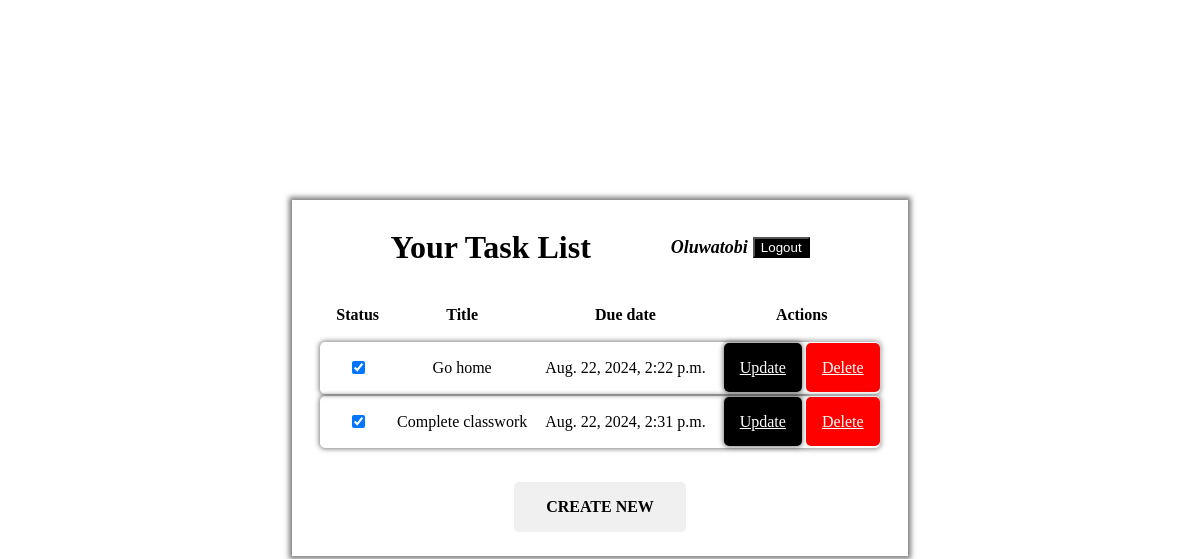
The app's page /task_list (signed in) with its own data.
### todo_app/models.py (models this page shows)
class Task(models.Model):
    title = models.CharField(max_length = 200)
    complete = models.BooleanField(default= False)
    created = models.DateTimeField(auto_now_add= True)
    due_date = models.DateTimeField(blank=True, null=True)
    created_by = models.ForeignKey(User, related_name= 'created_tasks', on_delete=models.SET_NULL, null=True, blank=True)
    assigned_to = models.ForeignKey(User, related_name= 'assigned_tasks', on_delete=models.SET_NULL, null=True, blank=True)
    class Meta:
        permissions = [('can_edit_task', 'Can_edit_task'),
                       ('can_delete_user', 'Can_delete_task')]

### todo_app/views.py (the view, shortened to what this page needs)
# urls.py: path('task_list', views.TaskList.as_view(), name='task_list'),
class TaskList(ListView):
    model = Task, User
    template_name = 'task_list.html'
    context_object_name = 'tasks'
    success_url = 'task_list'
    def get_queryset(self):
        usr = self.request.user
        return (Task.objects.filter(created_by = usr) or Task.objects.filter(assigned_to = usr).distinct()).order_by('created')

### templates/task_list.html (shortened to what this page needs)
<!DOCTYPE html>
<html lang="en">
<head>
</head>
<body>
    <main>
        <header>
            <h1>Your Task List</h1>
            <div>
                <p class="username">{{ user.username }}</p>
                <form action="{% url 'logout' %}" method="post">
                    <button type="submit">Logout</button>
                </form>
            </div>
        </header>
        <table>
            <thead>
                <tr>
                    <th>Status</th>
                    <th>Title</th>
                    <th>Due date</th>
                    <th>Actions</th>
                </tr>
            </thead>
            <tbody>
                {% for task in tasks %}
                <tr class="body-tag">
                    <td><input type="checkbox" {% if task.complete %}checked{% endif %}></td>
                    <td>{{task.title}}</td>
                    <td>{{task.due_date}}</td>
                    <td>
                        <a href="{% url 'update_task' task.id %}" class="update">Update</a>
                        <a href="{% url 'delete_task' task.pk %}" class="delete">Delete</a>
                    </td>
                </tr>
                {% endfor %}
            </tbody>
        </table>
        <a href="{% url 'create_task' %}" class="create">CREATE NEW</a>
    </main>
</body>
</html>

### templates/task_list.html (style rules this page uses)
main { width: 50vw; box-shadow: 0 0 5px 3px rgba(0, 0, 0, 0.5); margin: auto; margin-top: 25vh; padding: 0.5rem; text-align: center; }
header { display: flex; align-items: center; justify-content: center; gap: 5rem; }
.username { font-size: large; font-style: italic; font-weight: 600; }
button { background-color: black; color: white; }
div { display: flex; align-items: center; gap: 5px; }
table { margin: auto; margin-bottom: 1rem; }
.body-tag { border-radius: 5px; box-shadow: 0 0 5px 1px rgba(0, 0, 0, 0.5); margin-bottom: 1rem; }
th, td { text-align: center; padding: 1rem 0 1rem 1rem; column-gap: normal; }
.update { background-color: black; color: white; padding: 1rem; border-radius: 5px; box-shadow: 0 0 5px 1px rgba(0, 0, 0, 0.5); }
.delete { background-color: red; color: white; padding: 1rem; border-radius: 5px; box-shadow: 0 0 5px 1px rgba(255, 255, 255, 0.5); }
a.create { width: fit-content; height: fit-content; font-size: medium; text-align: center; color: black; font-weight: bold; padding: 1rem 2rem; display: inline-block; border-radius: 5px; background-color: #f0f0f0; text-decoration: none; margin: 1rem 0; }

### records on screen
Task: complete "☑", title "Go home", due_date "Aug. 22, 2024, 2:22 p.m."
Task: complete "☑", title "Complete classwork", due_date "Aug. 22, 2024, 2:31 p.m."

### other values on screen
{{ user.username }} "Oluwatobi"
